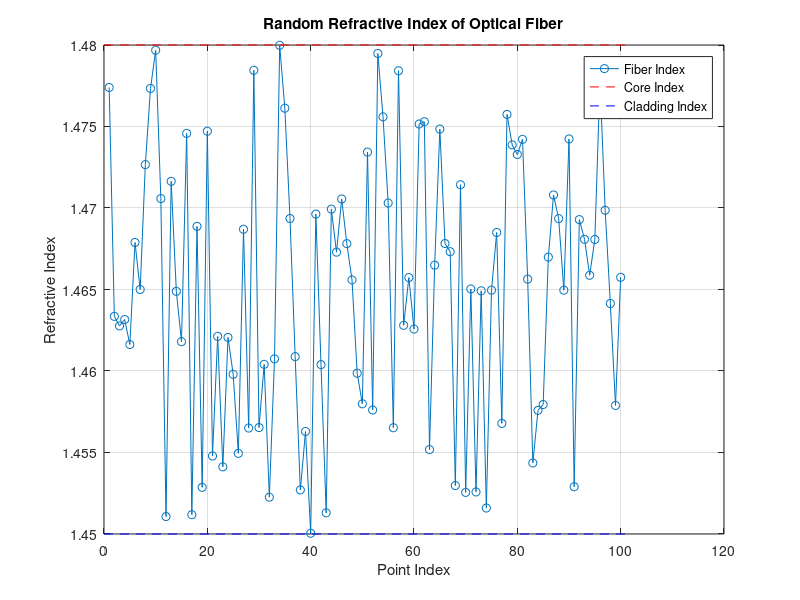

Write the MATLAB code that produced this figure.
% Parameters
num_points = 100; % Number of points for the plot
n_core = 1.48;   % Refractive index of the core
n_cladding = 1.45; % Refractive index of the cladding

% Generate random refractive indices
n_fiber = n_cladding + (n_core - n_cladding) * rand(1, num_points);

% Plotting
figure;
plot(n_fiber, 'o-');
xlabel('Point Index');
ylabel('Refractive Index');
title('Random Refractive Index of Optical Fiber');
grid on;

% Display core and cladding lines
hold on;
line([0, num_points+1], [n_core, n_core], 'Color', 'r', 'LineStyle', '--');
line([0, num_points+1], [n_cladding, n_cladding], 'Color', 'b', 'LineStyle', '--');
hold off;

legend('Fiber Index', 'Core Index', 'Cladding Index');
